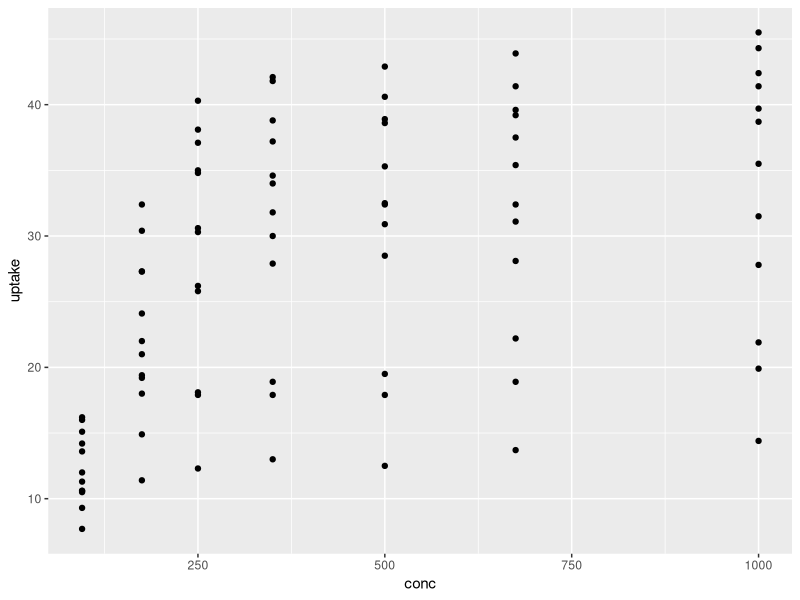
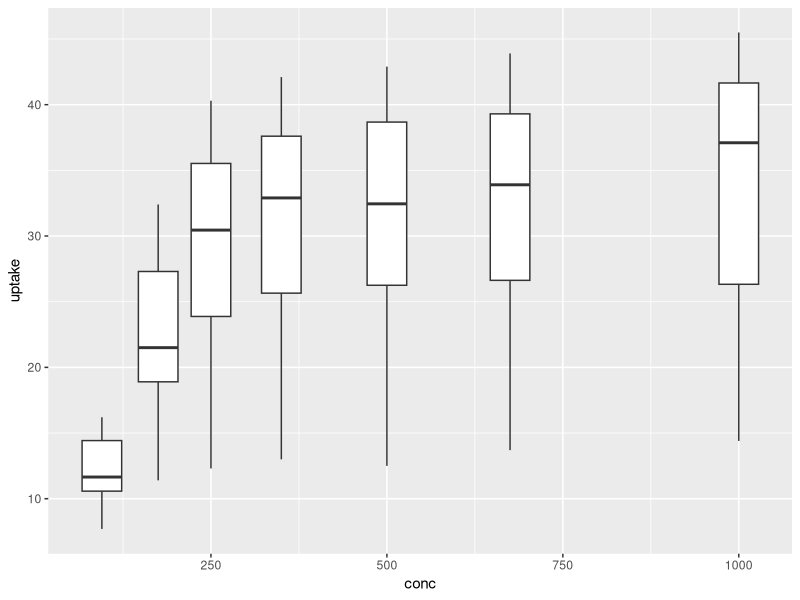
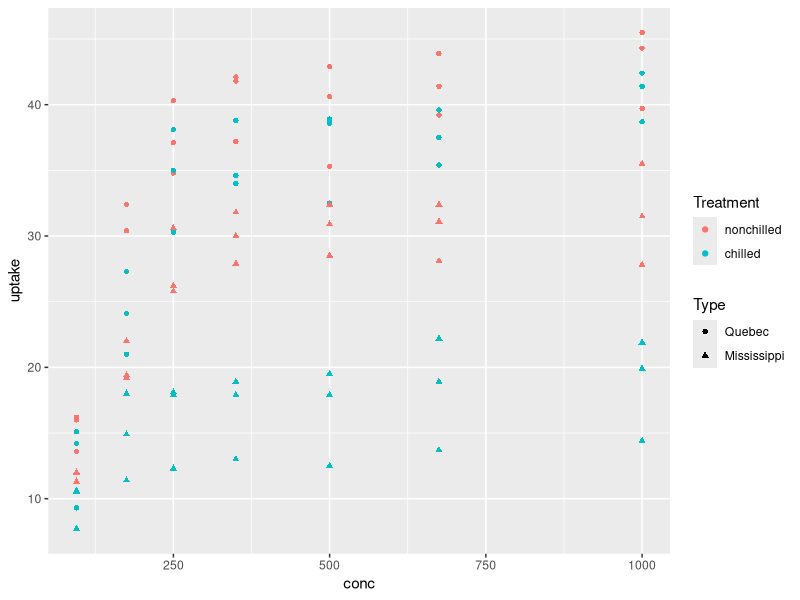
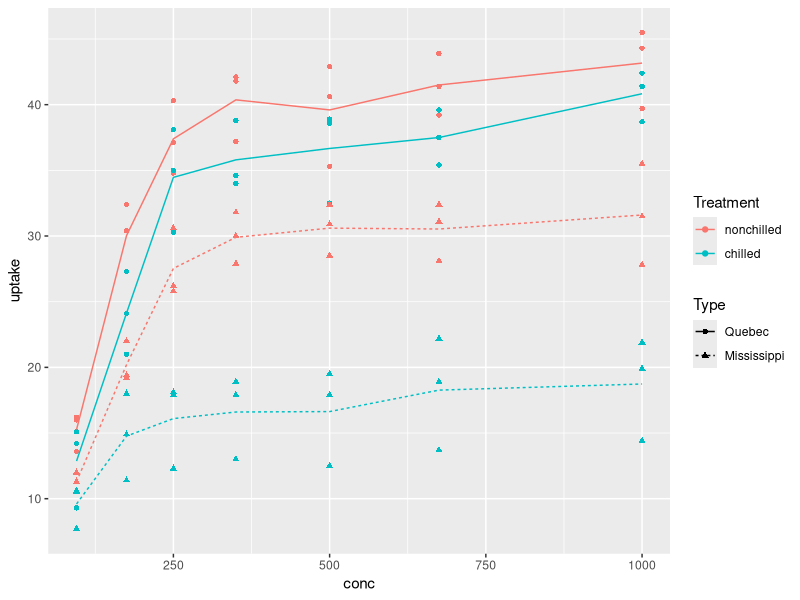
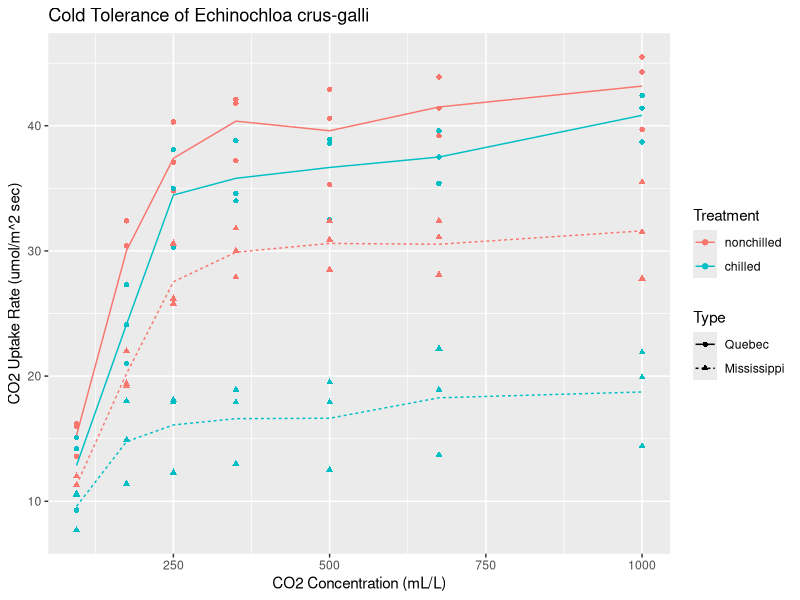
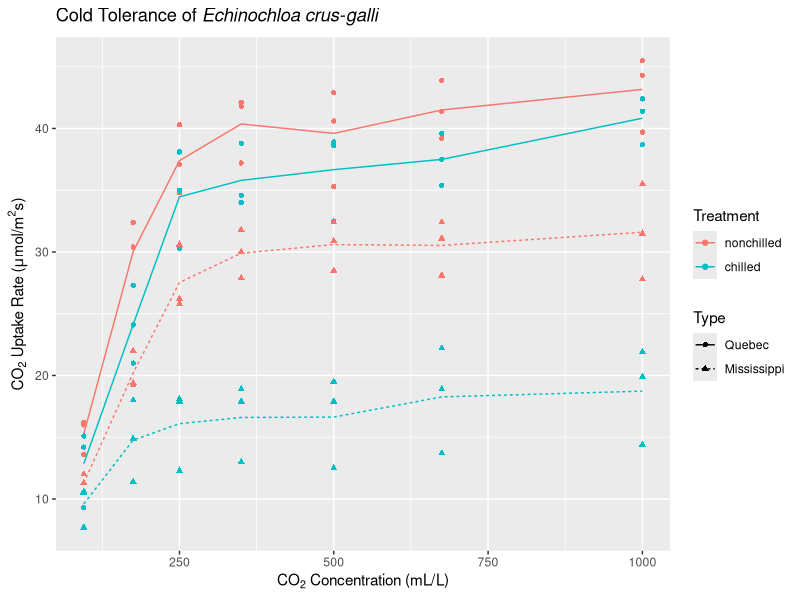
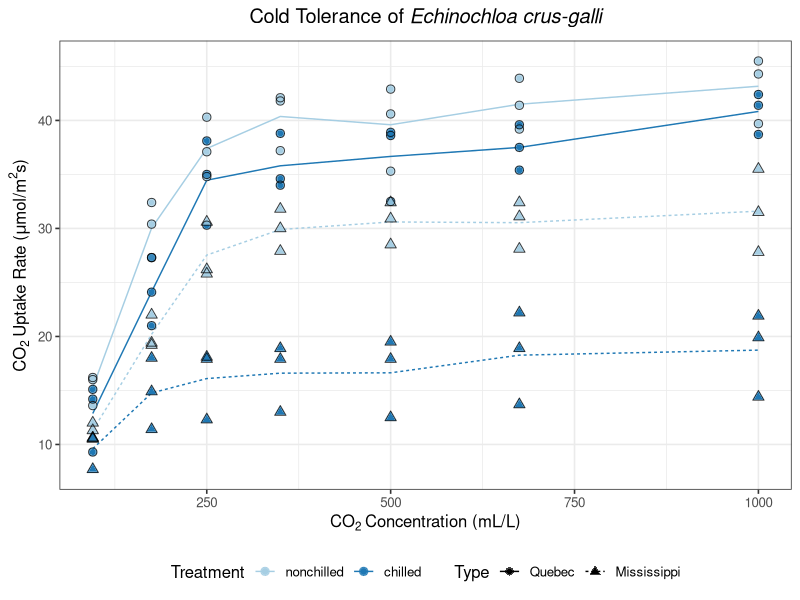
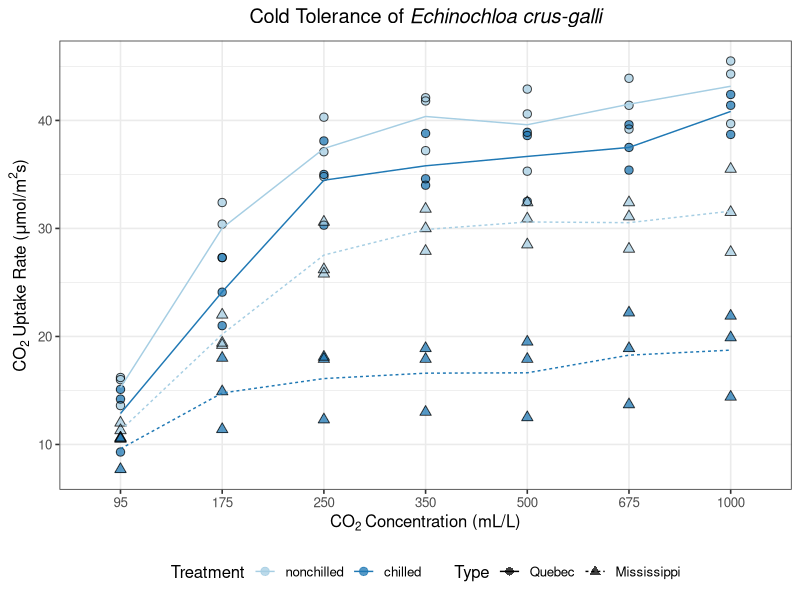

These charts were generated, in order, by the following R code:
## ---- chunk 1
knitr::opts_chunk$set(echo=TRUE, fig.path="imgs/", #out.width='100%',
                      fig.width=6, fig.height=4, fig.show='hold',
                      fig.align='center')
options(width=100)
## ---- chunk 2
library(ggplot2)

CO2.plot <- ggplot(CO2, aes(x=conc, y=uptake))

CO2.plot + geom_point()
## ---- chunk 3
CO2.plot + geom_boxplot(aes(group=conc))
## ---- chunk 4
CO2.plot <- CO2.plot + geom_point(aes(color=Treatment, pch=Type))

CO2.plot
## ---- chunk 5
(CO2.plot <- CO2.plot + stat_summary(fun=mean, geom="line",
                                    aes(group=interaction(Treatment, Type),
                                        color=Treatment, lty=Type)))
## ---- chunk 6
(CO2.plot <- CO2.plot +
  labs(title="Cold Tolerance of Echinochloa crus-galli",
       x="CO2 Concentration (mL/L)",
       y="CO2 Uptake Rate (umol/m^2 sec)"))
## ---- chunk 7
(CO2.plot <- CO2.plot +
  labs(title=bquote("Cold Tolerance of"~italic("Echinochloa crus-galli")),
       x=bquote("CO"[2]~"Concentration (mL/L)"),
       y=bquote("CO"[2]~"Uptake Rate ("*mu*"mol/"*m^2*"s)")))
## ---- chunk 8
(CO2.plot <- CO2.plot +
  geom_point(aes(color=Treatment, pch=Type), cex=2.5, alpha=0.75) +
  geom_point(pch=c(1,2)[CO2$Type], color="black", cex=2.5, alpha=0.75) +
  scale_color_brewer(palette="Paired") +
  theme_bw(base_size=12) +
  theme(legend.position="bottom",
        plot.title=element_text(hjust=0.5)))
## ---- chunk 9
ggplot(CO2, aes(x=factor(conc), y=uptake)) +
  geom_point(aes(color=Treatment, pch=Type), cex=2.5, alpha=0.75) +
  geom_point(pch=c(1,2)[CO2$Type], color="black", cex=2.5, alpha=0.75) +
  stat_summary(fun=mean, geom="line", aes(group=interaction(Treatment, Type),
                                          color=Treatment, lty=Type)) +
  scale_color_brewer(palette="Paired") +
  labs(x=bquote("CO"[2]~"Concentration (mL/L)"),
       y=bquote("CO"[2]~"Uptake Rate ("*mu*"mol/"*m^2*"s)")) +
  ggtitle(bquote("Cold Tolerance of"~italic("Echinochloa crus-galli"))) +
  theme_bw(base_size=12) +
  theme(legend.position="bottom",
        plot.title=element_text(hjust=0.5))
## ---- chunk 10
ggplot(CO2, aes(x=factor(conc), y=uptake)) +
  geom_boxplot(aes(color=Type, fill=Treatment)) +
  scale_fill_brewer(palette="Paired") +
  scale_color_manual(values=c("goldenrod", "goldenrod4")) +
  labs(title=bquote("Cold Tolerance of"~italic("Echinochloa crus-galli")),
       x=bquote("CO"[2]~"Concentration (mL/L)"),
       y=bquote("CO"[2]~"Uptake Rate ("*mu*"mol/"*m^2*"s)")) +
  theme_bw(base_size=12) +
  theme(legend.position="bottom",
        plot.title=element_text(hjust=0.5))
